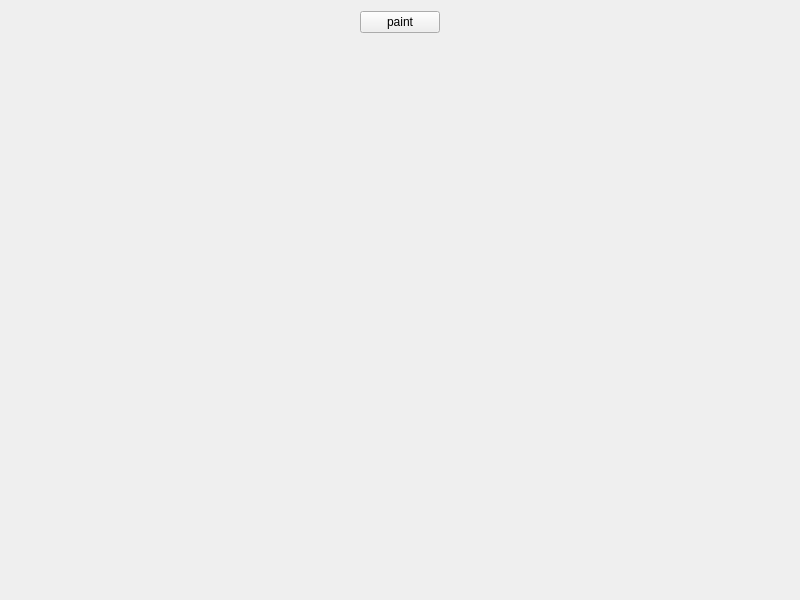
<?xml version="1.0" encoding="UTF-8"?>
<ui version="4.0">
 <class>Widget</class>
 <widget class="QWidget" name="Widget">
  <property name="geometry">
   <rect>
    <x>0</x>
    <y>0</y>
    <width>800</width>
    <height>600</height>
   </rect>
  </property>
  <property name="windowTitle">
   <string>Widget</string>
  </property>
  <layout class="QGridLayout" name="gridLayout">
   <item row="0" column="0">
    <spacer name="horizontalSpacer">
     <property name="orientation">
      <enum>Qt::Horizontal</enum>
     </property>
     <property name="sizeHint" stdset="0">
      <size>
       <width>342</width>
       <height>20</height>
      </size>
     </property>
    </spacer>
   </item>
   <item row="0" column="1">
    <widget class="QPushButton" name="pushButton">
     <property name="text">
      <string>paint</string>
     </property>
    </widget>
   </item>
   <item row="0" column="2">
    <spacer name="horizontalSpacer_2">
     <property name="orientation">
      <enum>Qt::Horizontal</enum>
     </property>
     <property name="sizeHint" stdset="0">
      <size>
       <width>342</width>
       <height>20</height>
      </size>
     </property>
    </spacer>
   </item>
   <item row="1" column="1">
    <spacer name="verticalSpacer">
     <property name="orientation">
      <enum>Qt::Vertical</enum>
     </property>
     <property name="sizeHint" stdset="0">
      <size>
       <width>20</width>
       <height>548</height>
      </size>
     </property>
    </spacer>
   </item>
  </layout>
 </widget>
 <resources/>
 <connections/>
</ui>
